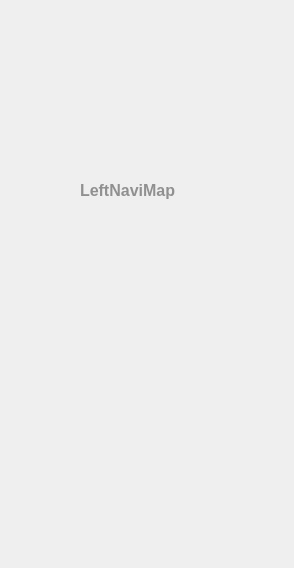
<?xml version="1.0" encoding="UTF-8"?>
<ui version="4.0">
 <class>LeftNaviMap</class>
 <widget class="QWidget" name="LeftNaviMap">
  <property name="geometry">
   <rect>
    <x>0</x>
    <y>0</y>
    <width>294</width>
    <height>568</height>
   </rect>
  </property>
  <property name="sizePolicy">
   <sizepolicy hsizetype="Expanding" vsizetype="Expanding">
    <horstretch>0</horstretch>
    <verstretch>0</verstretch>
   </sizepolicy>
  </property>
  <property name="windowTitle">
   <string>LeftNaviMap</string>
  </property>
  <widget class="QLabel" name="label">
   <property name="geometry">
    <rect>
     <x>80</x>
     <y>160</y>
     <width>151</width>
     <height>61</height>
    </rect>
   </property>
   <property name="font">
    <font>
     <pointsize>12</pointsize>
    </font>
   </property>
   <property name="text">
    <string>&lt;html&gt;&lt;head/&gt;&lt;body&gt;&lt;p&gt;&lt;span style=&quot; font-size:12pt; font-weight:600; color:#909090;&quot;&gt;LeftNaviMap&lt;/span&gt;&lt;/p&gt;&lt;/body&gt;&lt;/html&gt;</string>
   </property>
  </widget>
 </widget>
 <layoutdefault spacing="6" margin="11"/>
 <resources/>
 <connections/>
</ui>
